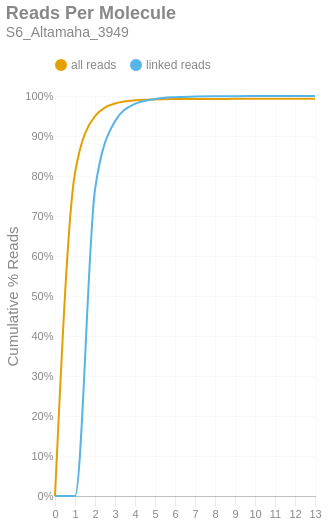

The cell this chart's notebook holds for it:
### Markdown cell above
### Reads per Molecule
This chart shows the cumulative distribution of the number of reads per linked molecule. That is, how many alignments are associated with a unique molecule. This excludes the number of reads associated with invalid or absent linked-read barcodes. The `linked` histogram is the percentages recalculated when disregarding singletons.

### Code cell
if SKIPLR:
    print_html(f"Skipped")
else:
    counts = np.bincount(valids['reads'].cast(pl.Int64).to_numpy())
    weighted = counts * np.arange(len(counts))
    all_perc = weighted / n_reads
    linked_perc = weighted / n_linked_reads
    linked_perc[1] = 0
    binned_df = pl.DataFrame({
        'readsper': list(range(len(counts))),
        'all reads (cumsum)': np.cumsum(all_perc).tolist(),
        'linked reads (cumsum)': np.cumsum(linked_perc).tolist(),
    })

    with SafeRender(binned_df):
        (
            density_plot(binned_df, 'Reads Per Molecule', samplename, 'readspmol')
            .encode(
                x=alt.X('readsper:O', title=None).axis(labelAngle=0).scale(padding=0),
                y=alt.Y('value:Q', title='Cumulative % Reads').axis(format='%').stack(False),
                color=alt.Color("key:N").scale(domain=["all reads", "linked reads"]),
                tooltip=[
                    alt.Tooltip("key:N", title="Data Type"),
                    alt.Tooltip("readsper:O", title="Reads Per Molecule"),
                    alt.Tooltip("value:Q", format=".2%", title="% Reads (Cum.)")
                ]            
            )
        ).display()

### Figure 1 — Vega-Lite specification as saved in the notebook (floating-point values rounded to 4 significant figures)
{"width": "container", "height": 400, "config": {"title": {"anchor": "start", "dy": -15, "fontSize": 18, "color": "#888888", "subtitleColor": "#888888", "subtitleFontSize": 14}, "arc": {"fill": "#0072B2"}, "axis": {"domainColor": "#888888", "domainWidth": 0.5, "gridWidth": 0.2, "grid": false, "titleFontWeight": 400, "titleFontSize": 15, "labelFontSize": 11, "labelColor": "#888888", "tickColor": "#888888", "tickWidth": 0.2, "titleColor": "#888888"}, "axisBand": {"grid": false}, "axisX": {"grid": true, "tickSize": 10, "domainCap": "round"}, "axisY": {"domain": false, "grid": true, "tickSize": 0, "domainCap": "round"}, "background": "transparent", "header": {"labelFontSize": 15, "labelColor": "#888888", "titleFontSize": 15, "titleFontWeight": 600, "titleColor": "#888888"}, "legend": {"labelFont": "sans-serif", "labelFontSize": 12, "labelColor": "#888888", "symbolSize": 100, "symbolType": "circle", "titleFontSize": 12, "titlePadding": 10, "titleColor": "#888888", "title": null, "orient": "top"}, "range": {"category": ["#E69F00", "#56B4E9", "#009E73", "#F0E442", "#0072B2", "#D55E00", "#CC79A7", "#000000"], "diverging": ["#cfe8f3", "#a2d4ec", "#73bfe2", "#46abdb", "#1696d2", "#12719e"]}, "area": {"fill": "#0072B2", "fillOpacity": 0.7, "line": true, "strokeOpacity": 0.7}, "line": {"color": "#0072B2", "stroke": "#0072B2", "strokeWidth": 2}, "trail": {"color": "#0072B2", "stroke": "#0072B2", "strokeWidth": 0, "size": 1}, "point": {"filled": true, "fillOpacity": 1.0, "size": 95}, "text": {"color": "#888888", "fontSize": 11, "align": "right", "fontWeight": 400, "size": 11}, "bar": {"fill": "#0072B2", "stroke": null}, "view": {"stroke": null, "continuousWidth": 660, "continuousHeight": 400}}, "data": {"name": "data-56bf254c4dd69eeeb991158206f90a1e"}, "mark": {"type": "line", "interpolate": "monotone", "point": {"opacity": 0, "size": 275}}, "encoding": {"color": {"field": "key", "scale": {"domain": ["all reads", "linked reads"]}, "type": "nominal"}, "tooltip": [{"field": "key", "title": "Data Type", "type": "nominal"}, {"field": "readsper", "title": "Reads Per Molecule", "type": "ordinal"}, {"field": "value", "format": ".2%", "title": "% Reads (Cum.)", "type": "quantitative"}], "x": {"axis": {"labelAngle": 0}, "field": "readsper", "scale": {"padding": 0}, "title": null, "type": "ordinal"}, "y": {"axis": {"format": "%"}, "field": "value", "stack": false, "title": "Cumulative % Reads", "type": "quantitative"}}, "params": [{"name": "param_c36ac31b6afebe62", "select": {"type": "point", "fields": ["key"]}, "bind": "legend"}], "title": {"text": "Reads Per Molecule", "subtitle": "S6_Altamaha_3949"}, "transform": [{"fold": ["all reads (cumsum)", "linked reads (cumsum)"]}, {"calculate": "replace(datum.key, ' (cumsum)', '')", "as": "key"}, {"filter": {"param": "param_c36ac31b6afebe62"}}], "usermeta": {"embedOptions": {"downloadFileName": "S6_Altamaha_3949.readspmol"}}, "$schema": "https://vega.github.io/schema/vega-lite/v6.1.0.json", "datasets": {"data-56bf254c4dd69eeeb991158206f90a1e": [{"readsper": 0, "all reads (cumsum)": 0.0, "linked reads (cumsum)": 0.0}, {"readsper": 1, "all reads (cumsum)": 0.8076, "linked reads (cumsum)": 0.0}, {"readsper": 2, "all reads (cumsum)": 0.9495, "linked reads (cumsum)": 0.7659}, {"readsper": 3, "all reads (cumsum)": 0.9812, "linked reads (cumsum)": 0.937}, {"readsper": 4, "all reads (cumsum)": 0.9893, "linked reads (cumsum)": 0.9803}, {"readsper": 5, "all reads (cumsum)": 0.9916, "linked reads (cumsum)": 0.9927}, {"readsper": 6, "all reads (cumsum)": 0.9924, "linked reads (cumsum)": 0.9971}, {"readsper": 7, "all reads (cumsum)": 0.9926, "linked reads (cumsum)": 0.9985}, {"readsper": 8, "all reads (cumsum)": 0.9928, "linked reads (cumsum)": 0.9992}, {"readsper": 9, "all reads (cumsum)": 0.9928, "linked reads (cumsum)": 0.9996}, {"readsper": 10, "all reads (cumsum)": 0.9929, "linked reads (cumsum)": 0.9997}, {"readsper": 11, "all reads (cumsum)": 0.9929, "linked reads (cumsum)": 0.9998}, {"readsper": 12, "all reads (cumsum)": 0.9929, "linked reads (cumsum)": 0.9999}, {"readsper": 13, "all reads (cumsum)": 0.9929, "linked reads (cumsum)": 1.0}]}}
